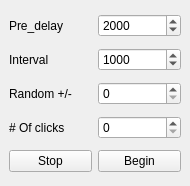
<?xml version="1.0" encoding="UTF-8"?>
<ui version="4.0">
 <class>AcMouseAutoClickWindow</class>
 <widget class="QMainWindow" name="AcMouseAutoClickWindow">
  <property name="geometry">
   <rect>
    <x>0</x>
    <y>0</y>
    <width>190</width>
    <height>186</height>
   </rect>
  </property>
  <property name="windowTitle">
   <string>MainWindow</string>
  </property>
  <widget class="QWidget" name="centralwidget">
   <layout class="QGridLayout" name="gridLayout">
    <item row="0" column="0">
     <layout class="QHBoxLayout" name="horizontalLayout">
      <item>
       <widget class="QLabel" name="label">
        <property name="text">
         <string>Pre_delay</string>
        </property>
       </widget>
      </item>
      <item>
       <widget class="QSpinBox" name="delaySbox">
        <property name="maximum">
         <number>9999999</number>
        </property>
        <property name="value">
         <number>2000</number>
        </property>
       </widget>
      </item>
     </layout>
    </item>
    <item row="1" column="0">
     <layout class="QHBoxLayout" name="horizontalLayout_2">
      <item>
       <widget class="QLabel" name="label_2">
        <property name="text">
         <string>Interval</string>
        </property>
       </widget>
      </item>
      <item>
       <widget class="QSpinBox" name="intervalSbox">
        <property name="maximum">
         <number>999999</number>
        </property>
        <property name="value">
         <number>1000</number>
        </property>
       </widget>
      </item>
     </layout>
    </item>
    <item row="2" column="0">
     <layout class="QHBoxLayout" name="horizontalLayout_3">
      <item>
       <widget class="QLabel" name="label_3">
        <property name="text">
         <string>Random +/-</string>
        </property>
       </widget>
      </item>
      <item>
       <widget class="QSpinBox" name="spinBox_4"/>
      </item>
     </layout>
    </item>
    <item row="3" column="0">
     <layout class="QHBoxLayout" name="horizontalLayout_4">
      <item>
       <widget class="QLabel" name="label_4">
        <property name="text">
         <string># Of clicks</string>
        </property>
       </widget>
      </item>
      <item>
       <widget class="QSpinBox" name="spinBox_3"/>
      </item>
     </layout>
    </item>
    <item row="4" column="0">
     <layout class="QHBoxLayout" name="horizontalLayout_5">
      <item>
       <widget class="QPushButton" name="stopBtn">
        <property name="text">
         <string>Stop</string>
        </property>
       </widget>
      </item>
      <item>
       <widget class="QPushButton" name="beginBtn">
        <property name="text">
         <string>Begin</string>
        </property>
       </widget>
      </item>
     </layout>
    </item>
   </layout>
  </widget>
 </widget>
 <resources/>
 <connections/>
</ui>
